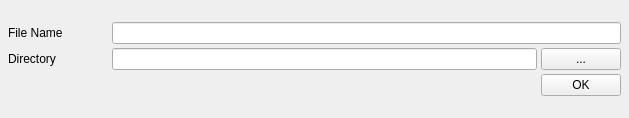
<?xml version="1.0" encoding="UTF-8"?>
<ui version="4.0">
 <class>export_dialog_box_1</class>
 <widget class="QDialog" name="export_dialog_box_1">
  <property name="geometry">
   <rect>
    <x>0</x>
    <y>0</y>
    <width>629</width>
    <height>118</height>
   </rect>
  </property>
  <property name="minimumSize">
   <size>
    <width>629</width>
    <height>118</height>
   </size>
  </property>
  <property name="maximumSize">
   <size>
    <width>629</width>
    <height>122</height>
   </size>
  </property>
  <property name="windowTitle">
   <string>Export Result</string>
  </property>
  <layout class="QVBoxLayout" name="verticalLayout_2">
   <property name="spacing">
    <number>8</number>
   </property>
   <property name="leftMargin">
    <number>8</number>
   </property>
   <property name="topMargin">
    <number>8</number>
   </property>
   <property name="rightMargin">
    <number>8</number>
   </property>
   <property name="bottomMargin">
    <number>8</number>
   </property>
   <item>
    <layout class="QVBoxLayout" name="verticalLayout">
     <property name="spacing">
      <number>4</number>
     </property>
     <item>
      <layout class="QHBoxLayout" name="horizontalLayout">
       <item>
        <widget class="QLabel" name="label">
         <property name="minimumSize">
          <size>
           <width>100</width>
           <height>16</height>
          </size>
         </property>
         <property name="maximumSize">
          <size>
           <width>100</width>
           <height>16777215</height>
          </size>
         </property>
         <property name="text">
          <string>File Name</string>
         </property>
        </widget>
       </item>
       <item>
        <widget class="QLineEdit" name="lineEdit_saved_name">
         <property name="minimumSize">
          <size>
           <width>421</width>
           <height>0</height>
          </size>
         </property>
         <property name="readOnly">
          <bool>false</bool>
         </property>
        </widget>
       </item>
      </layout>
     </item>
     <item>
      <layout class="QHBoxLayout" name="horizontalLayout_2">
       <item>
        <widget class="QLabel" name="label_2">
         <property name="minimumSize">
          <size>
           <width>100</width>
           <height>0</height>
          </size>
         </property>
         <property name="maximumSize">
          <size>
           <width>100</width>
           <height>16777215</height>
          </size>
         </property>
         <property name="text">
          <string>Directory</string>
         </property>
        </widget>
       </item>
       <item>
        <widget class="QLineEdit" name="lineEdit_export_path">
         <property name="minimumSize">
          <size>
           <width>421</width>
           <height>0</height>
          </size>
         </property>
         <property name="readOnly">
          <bool>true</bool>
         </property>
        </widget>
       </item>
       <item>
        <widget class="QPushButton" name="pushButton_select_path">
         <property name="focusPolicy">
          <enum>Qt::NoFocus</enum>
         </property>
         <property name="text">
          <string>...</string>
         </property>
        </widget>
       </item>
      </layout>
     </item>
     <item>
      <layout class="QHBoxLayout" name="horizontalLayout_3">
       <item>
        <spacer name="horizontalSpacer_3">
         <property name="orientation">
          <enum>Qt::Horizontal</enum>
         </property>
         <property name="sizeHint" stdset="0">
          <size>
           <width>488</width>
           <height>20</height>
          </size>
         </property>
        </spacer>
       </item>
       <item>
        <widget class="QPushButton" name="pushButton_OK">
         <property name="focusPolicy">
          <enum>Qt::NoFocus</enum>
         </property>
         <property name="text">
          <string>OK</string>
         </property>
        </widget>
       </item>
      </layout>
     </item>
    </layout>
   </item>
  </layout>
 </widget>
 <resources/>
 <connections/>
</ui>
